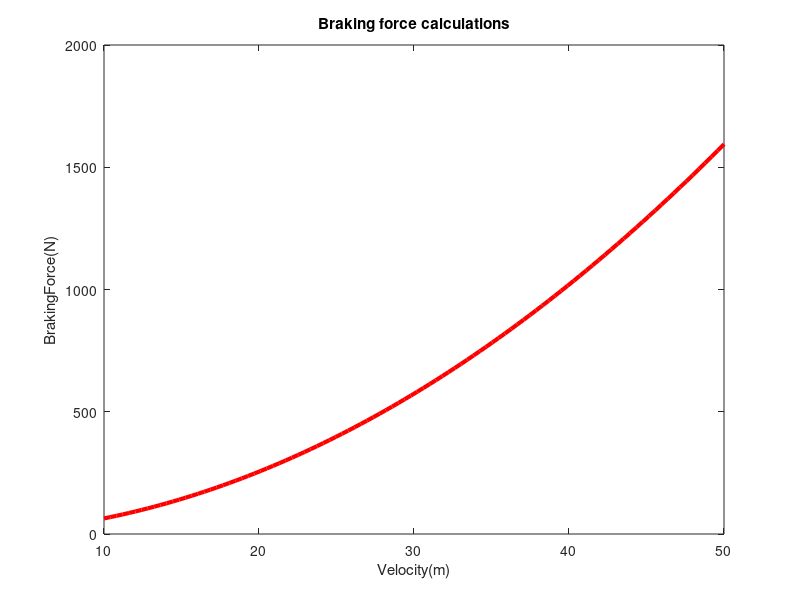

MATLAB code to generate this figure:
clear all
close all
clc
% Braking Force required to stop a vehicle before it hits Dog
%Inputs
m1=180; % mass of the motorcycle in kg
m2=75; % mass of the rider in kg
m=m1+m2; % Total mass
d=200; % distance from motorcycle to dog 
v=linspace(10,50,100); % velocity of vehicle ranging from 10 m/s to 50 m/s

%% Braking force
F=(m*v.^2)/(2*d);
plot(v,F,'r','linewidth',3)
xlabel("Velocity(m)")
ylabel("BrakingForce(N)")
title("Braking force calculations")

